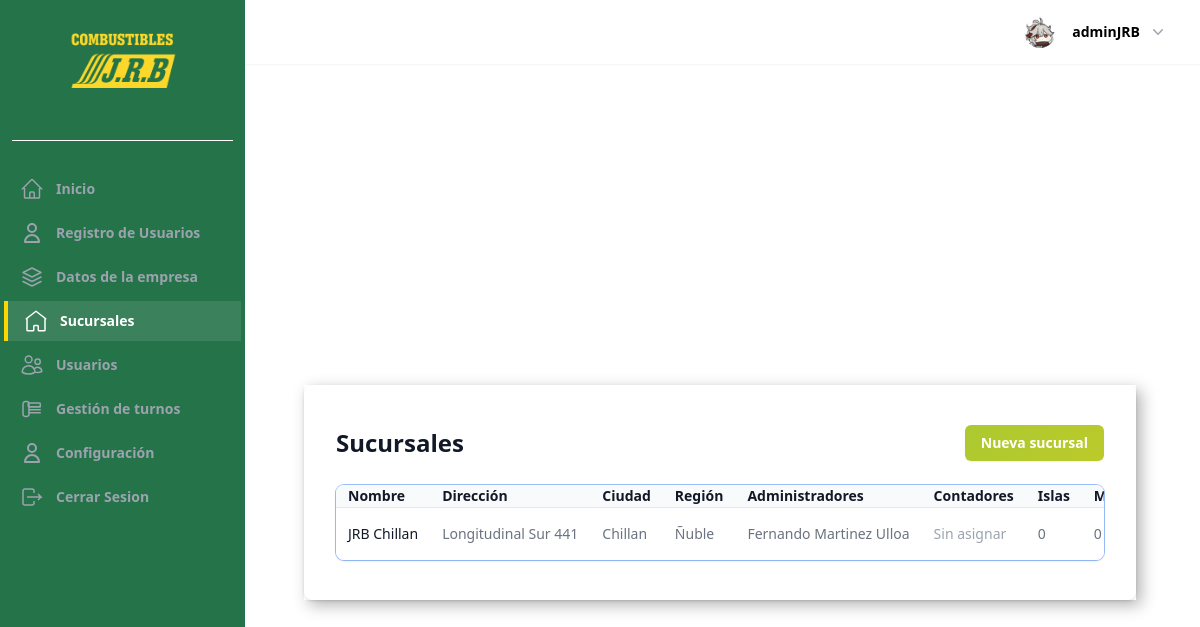
Page /sucursales/ (signed in) on the committed database.
### UsuarioApp/models.py (models this page shows, shortened)
class Profile(models.Model):
    last_activity = models.DateTimeField(null=True, blank=True)
    image = models.ImageField(upload_to=profile_picture_path, default="profile.webp")
    user_FK = models.OneToOneField(
        User, on_delete=models.CASCADE, related_name="profile",
    )
    position_FK = models.ForeignKey(
        Position, on_delete=models.SET_NULL, null=True, blank=True
    )
    company_rut = models.CharField(
        max_length=12,
        blank=True,
        null=True,
        validators=[
            RegexValidator(
                regex=r"^[0-9.]+-[0-9kK]{1}$",
                message="Ingrese un RUT válido en el formato 12.345.678-9",
            )
        ],
        verbose_name="RUT Empresa",
    )
    phone = models.CharField(max_length=20, blank=True, verbose_name="Teléfono")
    gender = models.CharField(
        max_length=1,
        choices=GENDER_CHOICES,
        null=True,
        blank=True,
        verbose_name="Sexo",
    )
    date_of_birth = models.DateField(
        null=True,
        blank=True,
        verbose_name="Fecha de nacimiento",
    )
    salario = models.DecimalField(
        max_digits=10, decimal_places=2, null=True, blank=True, verbose_name="Salario",
    )
    address = models.CharField(max_length=255, blank=True, verbose_name="Dirección")
    date_of_hire = models.DateField(null=True, blank=True, verbose_name="Fecha de contratación")
    is_partime = models.BooleanField(
        default=False,
        choices=[(True, "Tiempo completo"), (False, "Medio tiempo")],
        verbose_name="Tipo de jornada",
    )
    examen_medico = models.FileField(
        upload_to="documentos/examenes/",
        null=True,
        blank=True,
        verbose_name="Examen médico",
    )
    contrato = models.FileField(
        upload_to="documentos/contratos/",
        null=True,
        blank=True,
        verbose_name="Contrato",
    )
    current_branch = models.ForeignKey(
        Sucursal,
        on_delete=models.SET_NULL,
        null=True,
        blank=True,
        related_name="current_profiles",
        verbose_name="Sucursal actual",
    )
    def save(self, *args, **kwargs):
        update_last_activity = kwargs.pop("update_last_activity", False)
        if update_last_activity:
            self.last_activity = timezone.now()
            kwargs["update_fields"] = ["last_activity"]
        if self.pk:
            handle_old_image(Profile, self.pk, self.image)
        super(Profile, self).save(*args, **kwargs)
        if self.image and os.path.exists(self.image.path):
            resize_image(self.image.path, 300)
            crop_image(self.image.path, 300)
    def update_last_activity(self):
        self.save(update_last_activity=True)
    def _has_permission(self, code: str) -> bool:
        return bool(self.position_FK and self.position_FK.permission_code == code)
    def is_owner(self) -> bool:
        return self._has_permission("OWNER")
    class Meta:
        verbose_name = "Perfil"
        verbose_name_plural = "Perfiles"
        ordering = ["-id"]

### sucursalApp/models.py (models this page shows, shortened)
class Sucursal(models.Model):
    company = models.ForeignKey(
        "homeApp.Company",
        on_delete=models.CASCADE,
        related_name="branches",
        verbose_name="Empresa",
    )
    name = models.CharField("Nombre", max_length=255)
    address = models.CharField("Dirección", max_length=255)
    city = models.CharField("Ciudad", max_length=100)
    region = models.CharField("Región", max_length=100)
    phone = models.CharField("Teléfono", max_length=30, blank=True)
    email = models.EmailField("Correo electrónico", blank=True)
    islands = models.PositiveIntegerField("Islas", default=0)
    created_at = models.DateTimeField("Fecha de creación", auto_now_add=True)
    updated_at = models.DateTimeField("Fecha de actualización", auto_now=True)
    class Meta:
        verbose_name = "Sucursal"
        verbose_name_plural = "Sucursales"
        ordering = ("name",)
    @property
    def machines_count(self) -> int:
        islands = SucursalStaff._get_related_items(self, "branch_islands")
        return sum(
            SucursalStaff._count_items(
                SucursalStaff._get_related_items(island, "machines")
            )
            for island in islands
        )
    @property
    def nozzles_count(self) -> int:
        return sum(
            machine.nozzles.count()
            for island in self.branch_islands.all()
            for machine in island.machines.all()
        )
    def get_staff_for_role(self, role: str | Iterable[str]):
        if isinstance(role, str):
            roles: Sequence[str | None] = (role,)
        else:
            roles = tuple(role)
        assignments = [
            assignment
            for assignment in self.staff.all()
            if assignment.role in roles
        ]
        return [assignment.profile for assignment in assignments]
    @property
    def administrators(self):
        return self.get_staff_for_role("ADMINISTRATOR")
    @property
    def accountants(self):
        return self.get_staff_for_role("ACCOUNTANT")

### sucursalApp/views.py (the view)
# urls.py: path("", views.SucursalListView.as_view(), name="sucursal_list"),
class SucursalListView(OwnerCompanyMixin, FormMixin, ListView):
    model = Sucursal
    template_name = "pages/sucursales/sucursal_list.html"
    context_object_name = "sucursales"
    form_class = SucursalForm
    success_url = reverse_lazy("sucursal_list")
    def get_queryset(self) -> QuerySet[Sucursal]:
        company = self.get_company()
        if company is None:
            return Sucursal.objects.none()
        return (
            Sucursal.objects.filter(company=company)
            .select_related("company")
            .prefetch_related(
                Prefetch(
                    "branch_islands",
                    queryset=Island.objects.prefetch_related(
                        Prefetch(
                            "machines",
                            queryset=Machine.objects.prefetch_related("nozzles"),
                        )
                    ),
                ),
                Prefetch(
                    "staff",
                    queryset=SucursalStaff.objects.select_related(
                        "profile__user_FK", "profile__position_FK"
                    ),
                ),
            )
        )

### templates/pages/sucursales/sucursal_list.html (shortened to what this page needs)
{% extends "components/Layout/base_pages.html" %}
{% block content_pages %}
  <div class="flex items-center justify-between mb-6">
    <h1 class="text-2xl font-semibold text-gray-900">Sucursales</h1>
    <a
      href="{% url 'sucursal_create' %}"
      class="inline-flex items-center rounded-md bg-gradient-to-br px-4 py-2 text-sm font-semibold text-white shadow-sm hover:bg-blue-500 focus-visible:outline focus-visible:outline-2 focus-visible:outline-offset-2 focus-visible:outline-blue-600"
    >
      Nueva sucursal
    </a>
  </div>
  {% if sucursales %}
    <div class="overflow-hidden rounded-lg shadow ring-1 ring-black ring-opacity-5">
      <table class="min-w-full divide-y divide-gray-300">
        <thead class="bg-gray-50">
          <tr>
            <th scope="col" class="px-3 py-3.5 text-left text-sm font-semibold text-gray-900">Nombre</th>
            <th scope="col" class="px-3 py-3.5 text-left text-sm font-semibold text-gray-900">Dirección</th>
            <th scope="col" class="px-3 py-3.5 text-left text-sm font-semibold text-gray-900">Ciudad</th>
            <th scope="col" class="px-3 py-3.5 text-left text-sm font-semibold text-gray-900">Región</th>
            <th scope="col" class="px-3 py-3.5 text-left text-sm font-semibold text-gray-900">Administradores</th>
            <th scope="col" class="px-3 py-3.5 text-left text-sm font-semibold text-gray-900">Contadores</th>
            <th scope="col" class="px-3 py-3.5 text-left text-sm font-semibold text-gray-900">Islas</th>
            <th scope="col" class="px-3 py-3.5 text-left text-sm font-semibold text-gray-900">Máquinas</th>
          </tr>
        </thead>
        <tbody class="divide-y divide-gray-200 bg-white">
          {% for sucursal in sucursales %}
            <tr>
              <td class="whitespace-nowrap px-3 py-4 text-sm text-gray-900 font-medium">{{ sucursal.name }}</td>
              <td class="whitespace-nowrap px-3 py-4 text-sm text-gray-500">{{ sucursal.address }}</td>
              <td class="whitespace-nowrap px-3 py-4 text-sm text-gray-500">{{ sucursal.city }}</td>
              <td class="whitespace-nowrap px-3 py-4 text-sm text-gray-500">{{ sucursal.region }}</td>
              <td class="whitespace-nowrap px-3 py-4 text-sm text-gray-500">
                {% if sucursal.administrators %}
                  <ul class="space-y-1">
                    {% for profile in sucursal.administrators %}
                      {% with full_name=profile.user_FK.get_full_name %}
                        <li>{{ full_name|default:profile.user_FK.username }}</li>
                      {% endwith %}
                    {% endfor %}
                  </ul>
                {% else %}
                  <span class="text-gray-400">Sin asignar</span>
                {% endif %}
              </td>
              <td class="whitespace-nowrap px-3 py-4 text-sm text-gray-500">
                {% if sucursal.accountants %}
                  <ul class="space-y-1">
                    {% for profile in sucursal.accountants %}
                      {% with full_name=profile.user_FK.get_full_name %}
                        <li>{{ full_name|default:profile.user_FK.username }}</li>
                      {% endwith %}
                    {% endfor %}
                  </ul>
                {% else %}
                  <span class="text-gray-400">Sin asignar</span>
                {% endif %}
              </td>
              <td class="whitespace-nowrap px-3 py-4 text-sm text-gray-500">{{ sucursal.branch_islands.count }}</td>
              <td class="whitespace-nowrap px-3 py-4 text-sm text-gray-500">{{ sucursal.machines_count }}</td>
            </tr>
          {% endfor %}
        </tbody>
      </table>
    </div>
  {% else %}
    <p class="text-sm text-gray-500">Aún no has creado sucursales.</p>
  {% endif %}
{% endblock content_pages %}

### templates/components/header/components/profile.html (shortened to what this page needs)
{% load static %}
<div class="relative" x-data="{ openUser: false }">
  <button type="button" class="-m-1.5 flex items-center p-1.5" id="user-menu-button" aria-expanded="false" aria-haspopup="true" @click="openUser = !openUser">
    <img class="h-8 w-8 rounded-full bg-gray-50" src="{{ request.user.profile.image.url }}" alt="perfil">
    <span class="hidden lg:flex lg:items-center">
      <span class="ml-4 text-sm font-semibold leading-6 text-black" aria-hidden="true">{{ request.user }}</span>
      <svg class="ml-2 h-5 w-5 text-gray-400" viewBox="0 0 20 20" fill="currentColor" aria-hidden="true">
        <path fill-rule="evenodd" d="M5.23 7.21a.75.75 0 011.06.02L10 11.168l3.71-3.938a.75.75 0 111.08 1.04l-4.25 4.5a.75.75 0 01-1.08 0l-4.25-4.5a.75.75 0 01.02-1.06z" clip-rule="evenodd" />
      </svg>
    </span>
  </button>
</div>

### rows in the picture
Sucursal: name "JRB Chillan", address "Longitudinal Sur 441", city "Chillan", region "Ñuble", shows "Sin asignar", branch_islands.count "0", machines_count "0"
Profile: user_FK.get_full_name "Fernando Martinez Ulloa"

### other values in the picture
{{ request.user }} "adminJRB"
